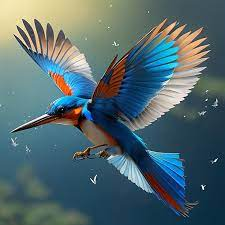
#> input picture lab-1-19dec2023/bird.jpg, 225 x 225 px
$ jupyter execute practice.ipynb
#> lines starting #> are read from the running program, lines starting #| are printed output that depends on the picture
[cell 1]
import cv2
import imutils
import matplotlib.pyplot as plt

[cell 2]
img1 = cv2.imread('bird.jpg')
#> img1 is the input picture: shape (225, 225, 3); mean B, G, R 110, 104.7, 82.2
cv2.imshow('bard',img1)
cv2.waitKey(0)
cv2.destroyAllWindows()

[cell 3]
gray = cv2.imread('bird.jpg',0)
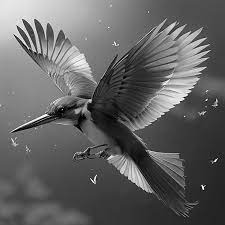
#> gray: shape (225, 225); min 0, max 255, mean 98.5
cv2.imwrite('grayBird.jpg', gray)
cv2.imshow('gray image', gray)
cv2.waitKey(0)
cv2.destroyAllWindows()

[cell 4]
rotateBird = imutils.rotate(gray, 45)
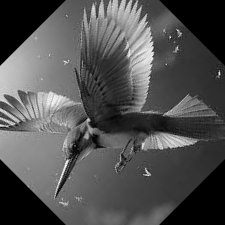
#> rotateBird: shape (225, 225); min 0, max 251, mean 81.1
cv2.imshow('rotated',rotateBird)
cv2.waitKey(0)
cv2.destroyAllWindows()

[cell 5]
r,g,b = cv2.split(img1)
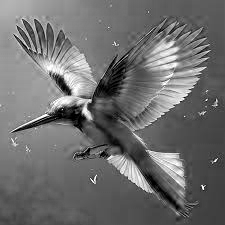
#> r: shape (225, 225); min 0, max 255, mean 110
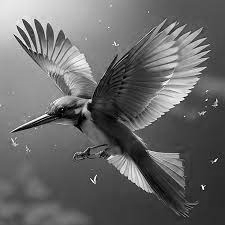
#> g: shape (225, 225); min 0, max 255, mean 104.7
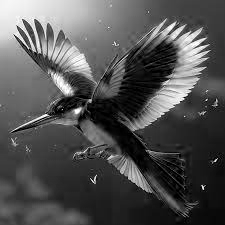
#> b: shape (225, 225); min 0, max 255, mean 82.2
cv2.imshow('r',r)
cv2.waitKey(0)
cv2.destroyAllWindows()
cv2.imshow('g',g)
cv2.waitKey(0)
cv2.destroyAllWindows()
cv2.imshow('b',b)
cv2.waitKey(0)
cv2.destroyAllWindows()

[cell 6]
c = 1 - r
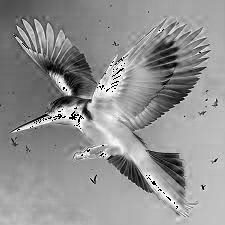
#> c: shape (225, 225); min 0, max 255, mean 145.6
m = 1 - g
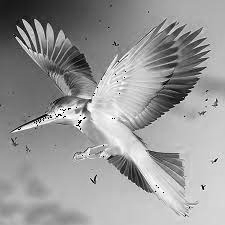
#> m: shape (225, 225); min 0, max 255, mean 151.8
y = 1 - b
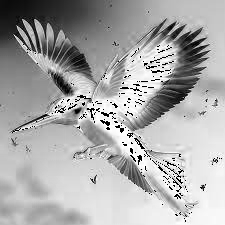
#> y: shape (225, 225); min 0, max 255, mean 169.8
cv2.imshow('c',c)
cv2.waitKey(0)
cv2.destroyAllWindows()
cv2.imshow('m',m)
cv2.waitKey(0)
cv2.destroyAllWindows()
cv2.imshow('y',y)
cv2.waitKey(0)
cv2.destroyAllWindows()
